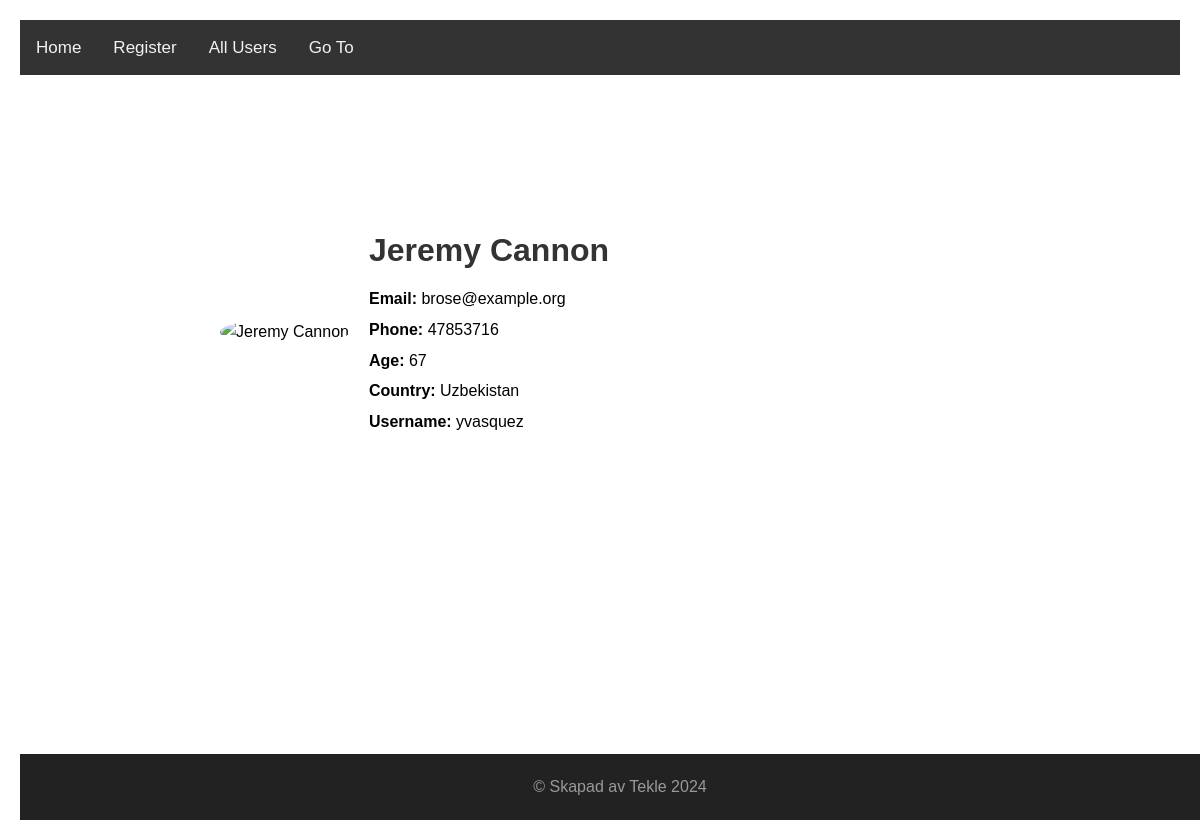
/user/2, run on the app's committed database.
### models.py (models this page shows)
class User(db.Model):
    id = db.Column(db.Integer, primary_key=True)
    name = db.Column(db.String(100))
    age = db.Column(db.Integer)
    email = db.Column(db.String(128), unique=True)
    username = db.Column(db.String(128), unique=True)
    phone = db.Column(db.String(128))
    country = db.Column(db.String(100))

### app.py (the view)
@app.route("/user/<int:user_id>")
def user_page(user_id):
    user = User.query.filter_by(id=user_id).first()
    return render_template('user_page.html', user=user)

### templates/user_page.html
{% extends 'base.html' %}
{% block content %}
    <div class="person-container">
        <div class="person-picture">
            <img src="https://source.unsplash.com/featured/?people" alt="{{ user.name }}">
        </div>
        <div class="person-profile">
            <h1>{{ user.name }}</h1>
            <p><strong>Email:</strong> {{ user.email }}</p>
            <p><strong>Phone:</strong> {{ user.phone }}</p>
            <p><strong>Age:</strong> {{ user.age }}</p>
            <p><strong>Country:</strong> {{ user.country}}</p>
            <p><strong>Username:</strong> {{ user.username}}</p>
        </div>
    </div>
{% endblock %}

### static/style.css (style rules this page uses)
* { margin: 0; padding: 0; box-sizing: border-box; }
html, body { height: 100%; margin: 0; }
body { font-family: 'Arial', sans-serif; line-height: 1.6; margin: 20px; }
.person-container { display: flex; align-items: center; max-width: 800px; margin: 20px auto; padding: 20px; }
.person-picture img { width: 150px; height: 150px; border-radius: 50%; margin-right: 20px; object-fit: cover; }
.person-profile { flex: 1; }
.person-profile h1 { color: #333; margin-bottom: 10px; }
.person-profile p { margin-bottom: 5px; line-height: 1.6; }

### data on the page
User: name "Jeremy Cannon", email "brose@example.org", phone "47853716", age "67", country "Uzbekistan", username "yvasquez"
